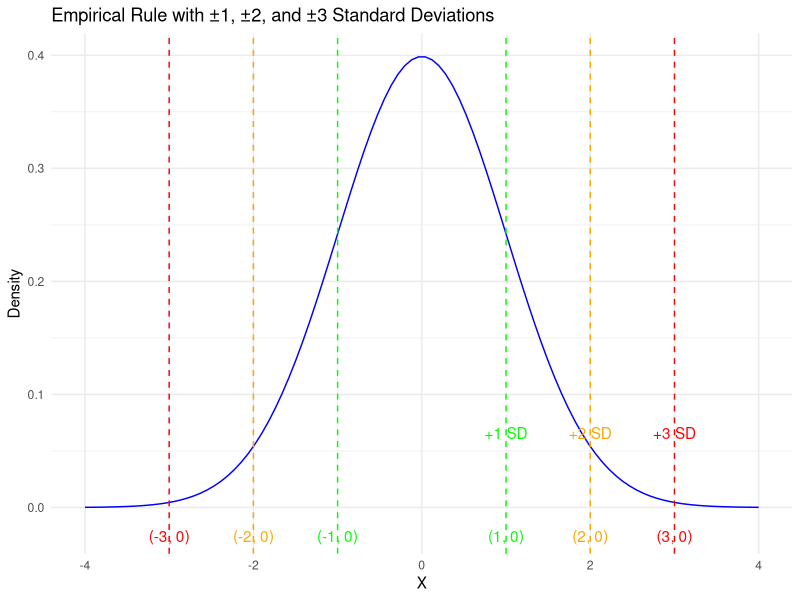
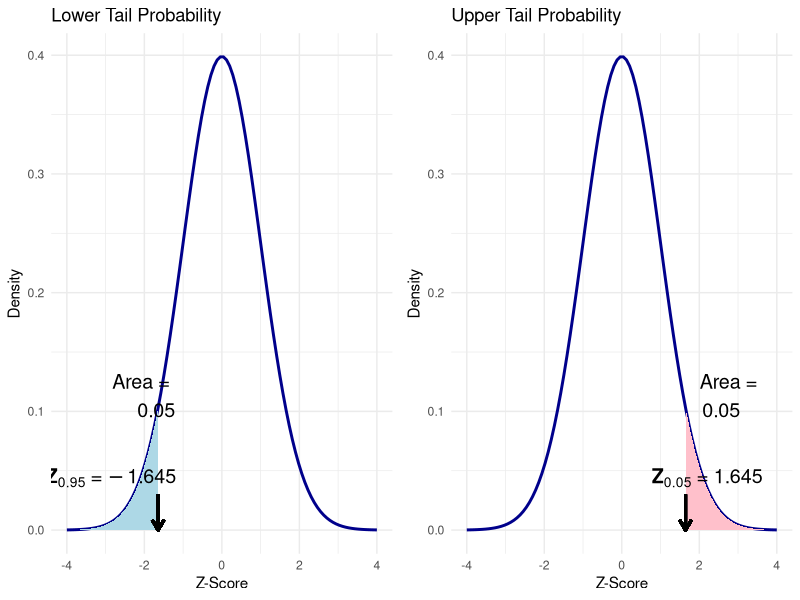
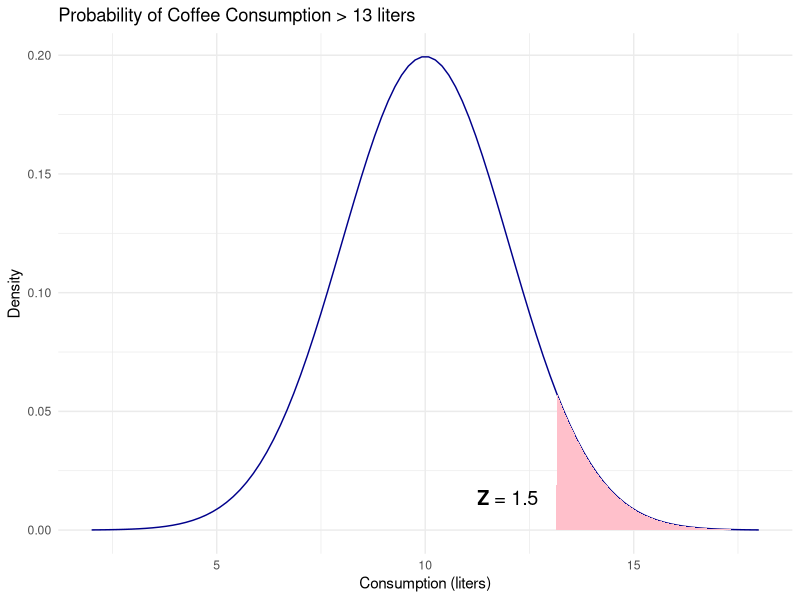
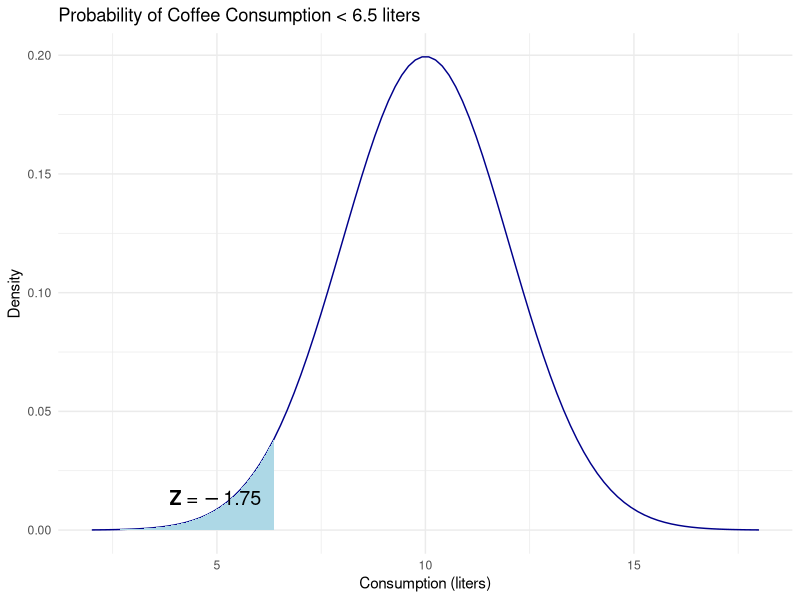
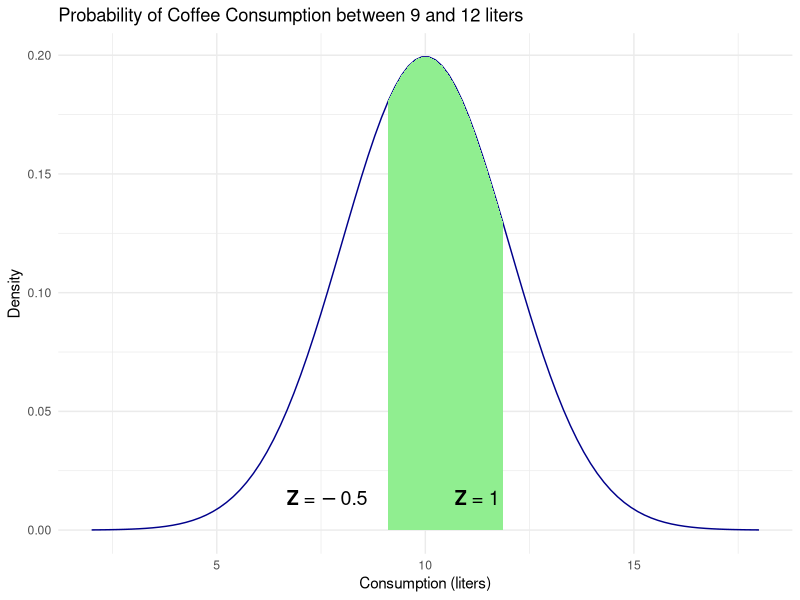

Reproduce these figures in R, in order.
## ---- chunk 1
knitr::opts_chunk$set(echo = FALSE, comment = NA, message = FALSE,warning = FALSE)
library(ggplot2)
## ---- chunk 2
library(ggplot2)

mean <- 0
sd <- 1
x <- seq(-4, 4, length = 100)
y <- dnorm(x, mean = mean, sd = sd)

ggplot(data.frame(x, y), aes(x, y)) +
  geom_line(color = "blue") +
  geom_vline(xintercept = c(-1, 1), linetype = "dashed", color = "green") +
  geom_vline(xintercept = c(-2, 2), linetype = "dashed", color = "orange") +
  geom_vline(xintercept = c(-3, 3), linetype = "dashed", color = "red") +
  
  # Adding the annotations below the x-axis for coordinates
  annotate("text", x = 1, y = -0.02, label = "(1, 0)", color = "green", vjust = 1) +
  annotate("text", x = 2, y = -0.02, label = "(2, 0)", color = "orange", vjust = 1) +
  annotate("text", x = 3, y = -0.02, label = "(3, 0)", color = "red", vjust = 1) +
  annotate("text", x = -1, y = -0.02, label = "(-1, 0)", color = "green", vjust = 1) +
  annotate("text", x = -2, y = -0.02, label = "(-2, 0)", color = "orange", vjust = 1) +
  annotate("text", x = -3, y = -0.02, label = "(-3, 0)", color = "red", vjust = 1) +
  
  # Adding the annotations for SD above the lines
  annotate("text", x = 1, y = 0.05, label = "+1 SD", color = "green", vjust = -1) +
  annotate("text", x = 2, y = 0.05, label = "+2 SD", color = "orange", vjust = -1) +
  annotate("text", x = 3, y = 0.05, label = "+3 SD", color = "red", vjust = -1) +
  
  labs(title = "Empirical Rule with ±1, ±2, and ±3 Standard Deviations", 
       x = "X", y = "Density") +
  theme_minimal()

## ---- chunk 3
library(ggplot2)
library(gridExtra)

x <- seq(-4, 4, length = 100)
y <- dnorm(x)

# Lower tail probability (Z < -1.645)
lower_tail <- ggplot(data.frame(x, y), aes(x, y)) +
  geom_line(color = "darkblue", size = 1) +
  geom_area(data = subset(data.frame(x, y), x < -1.645), aes(x, y), fill = "lightblue") +
  annotate("text", x = -0.5, y = 0.06, label = expression(bold(Z[0.95]) ~ "=" ~ -1.645), 
           size = 5, vjust = 1.5, hjust = 1.2) +
  geom_segment(aes(x = -1.645, y = 0.03, xend = -1.645, yend = 0), 
               arrow = arrow(length = unit(0.3, "cm")), color = "black", size = 1) +
  annotate("text", x = -1.2, y = 0.15, label = "Area = \n 0.05", size = 5, vjust = 1.5, hjust = 1) +
  labs(title = "Lower Tail Probability", x = "Z-Score", y = "Density") +
  theme_minimal()

# Upper tail probability (Z > 1.645)
upper_tail <- ggplot(data.frame(x, y), aes(x, y)) +
  geom_line(color = "darkblue", size = 1) +
  geom_area(data = subset(data.frame(x, y), x > 1.645), aes(x, y), fill = "pink") +
  annotate("text", x = 0.2, y = 0.06, label = expression(bold(Z[0.05]) ~ "=" ~ 1.645), 
           size = 5, vjust = 1.5, hjust = -0.2) +
  geom_segment(aes(x = 1.645, y = 0.03, xend = 1.645, yend = 0), 
               arrow = arrow(length = unit(0.3, "cm")), color = "black", size = 1) +
  annotate("text", x = 1.2, y = 0.15, label = "Area = \n  0.05", size = 5, vjust = 1.5, hjust = -0.5) +
  labs(title = "Upper Tail Probability", x = "Z-Score", y = "Density") +
  theme_minimal()

# Combine the two plots side by side
gridExtra::grid.arrange(lower_tail, upper_tail, ncol = 2)

## ---- chunk 4
mean_coffee <- 10
sd_coffee <- 2
consumption <- 13
z <- (consumption - mean_coffee) / sd_coffee

# Plotting the probability
x <- seq(mean_coffee - 4 * sd_coffee, mean_coffee + 4 * sd_coffee, length = 100)
y <- dnorm(x, mean = mean_coffee, sd = sd_coffee)

ggplot(data.frame(x, y), aes(x, y)) +
  geom_line(color = "darkblue") +
  geom_area(data = subset(data.frame(x, y), x > consumption), aes(x, y), fill = "pink") +
  annotate("text", x = 13, y = 0.02, label = expression(bold(Z) ~ "=" ~ 1.5), size = 5, vjust = 1.5, hjust = 1.2) +
  labs(title = "Probability of Coffee Consumption > 13 liters", x = "Consumption (liters)", y = "Density") +
  theme_minimal()

## ---- chunk 5
consumption <- 6.5
z <- (consumption - mean_coffee) / sd_coffee

# Plotting the probability
ggplot(data.frame(x, y), aes(x, y)) +
  geom_line(color = "darkblue") +
  geom_area(data = subset(data.frame(x, y), x < consumption), aes(x, y), fill = "lightblue") +
  annotate("text", x = 6.5, y = 0.02, label = expression(bold(Z) ~ "=" ~ -1.75), size = 5, vjust = 1.5, hjust = 1.2) +
  labs(title = "Probability of Coffee Consumption < 6.5 liters", x = "Consumption (liters)", y = "Density") +
  theme_minimal()

## ---- chunk 6
# Plotting the probability
ggplot(data.frame(x, y), aes(x, y)) +
  geom_line(color = "darkblue") +
  geom_area(data = subset(data.frame(x, y), x > 9 & x < 12), aes(x, y), fill = "lightgreen") +
  annotate("text", x = 9, y = 0.02, label = expression(bold(Z) ~ "=" ~ -0.5), size = 5, vjust = 1.5, hjust = 1.2) +
  annotate("text", x = 12, y = 0.02, label = expression(bold(Z) ~ "=" ~ 1), size = 5, vjust = 1.5, hjust = 1.2) +
  labs(title = "Probability of Coffee Consumption between 9 and 12 liters", x = "Consumption (liters)", y = "Density") +
  theme_minimal()

